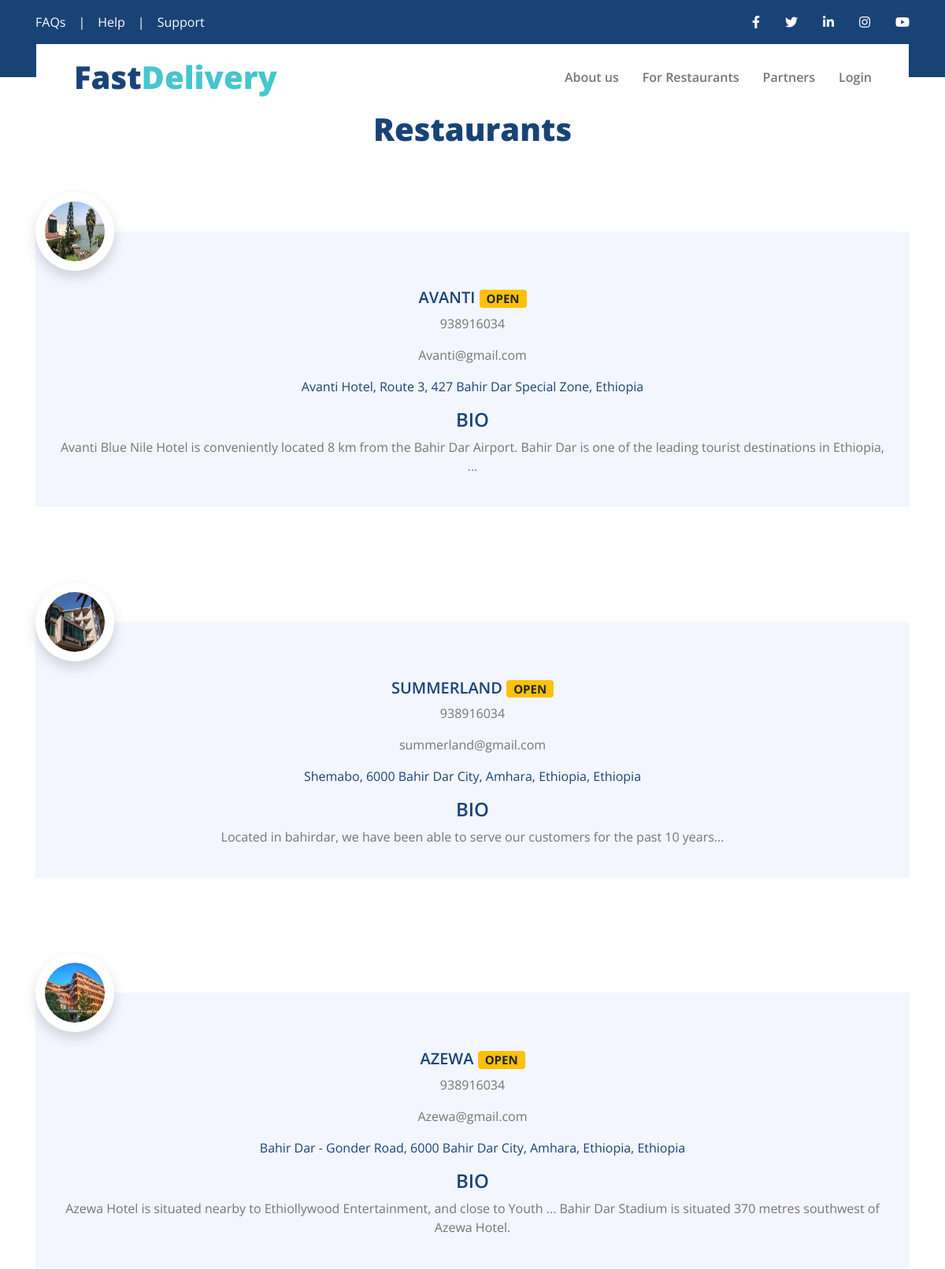
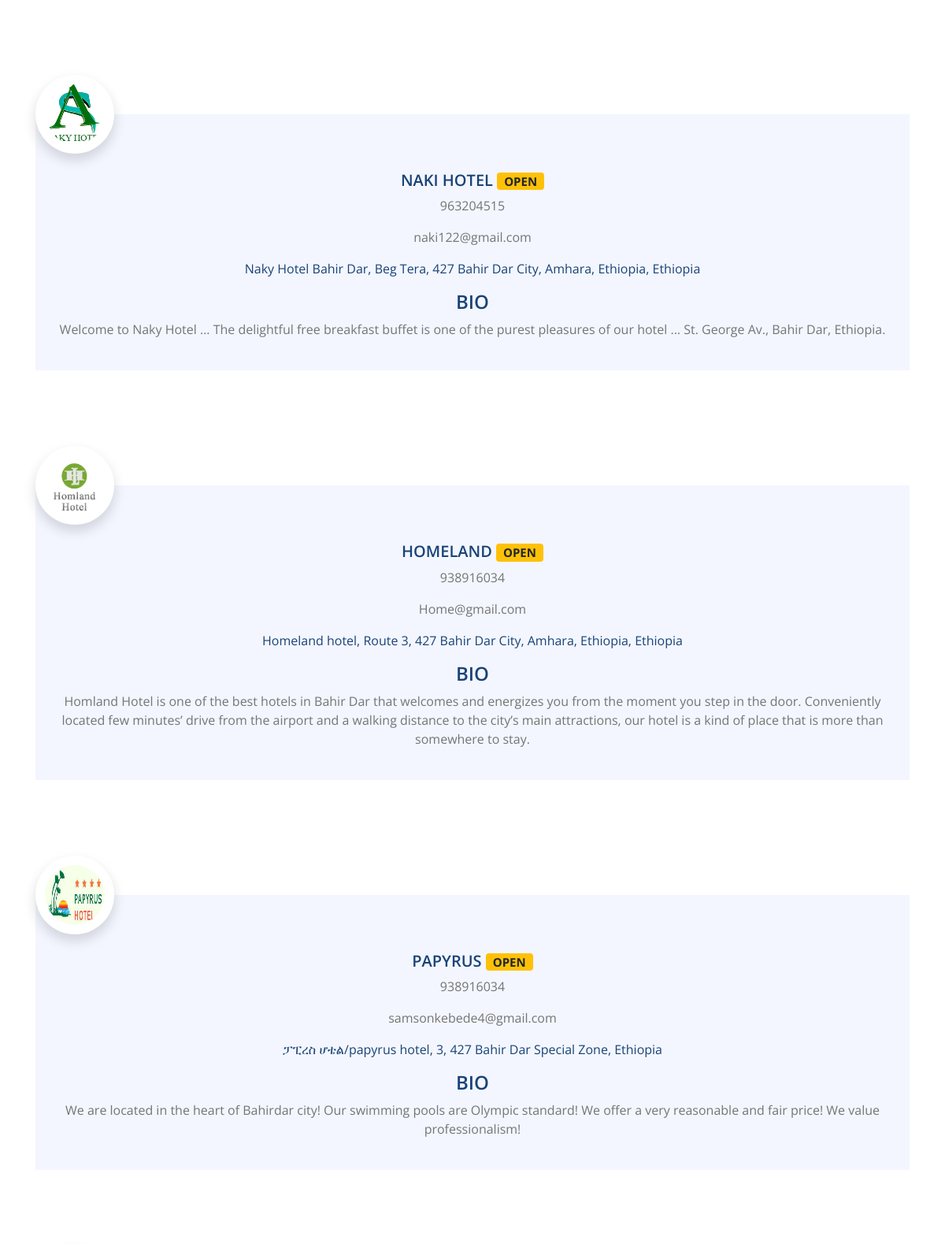
The page /restaurants/ (upper part) on the database its author committed (2 pictures, top to bottom).
### blog/models.py (models this page shows, shortened)
class rregister(models.Model):
    choice=(
        ('OPEN','OPEN'),
        ('CLOSED','CLOSED'))
    restaurant_name=models.OneToOneField(User, on_delete=models.CASCADE)
    name = models.CharField(max_length=100)
    restaurant_logo=models.ImageField(default='logo.jpg', upload_to='profile_pics')
    phone = models.IntegerField(null=True)
    Bio =models.TextField(max_length=1000000)
    email = models.EmailField(null=True)
    status=models.CharField(choices=choice,max_length=50,default='OPEN',blank=True,null=True)
    location = models.ForeignKey(Address,on_delete=models.CASCADE,blank=True,null=True)

class Address(models.Model):
    Restaurant=models.ForeignKey(User,on_delete=models.CASCADE,null=True,blank=True)
    location=models.CharField(max_length=200,null=True,blank=True)
    lat=models.FloatField(blank=True,null=True)
    long = models.FloatField(blank=True,null=True)
    def __str__(self):
        return '%s' % (self.location)

### blog/views.py (the view)
# urls.py: path('restaurants/',RestaurantListView.as_view() ,name='restaurants'),
class RestaurantListView(ListView):
    model = rregister
    template_name = 'blog/restaurant_list.html'
    context_object_name = 'restaurants'

### blog/templates/blog/restaurant_list.html (shortened to what this page needs)
{% extends 'blog/layout.html'%}
{% block content %}
 <h1 class="text-center">Restaurants {{many}}</h1>
{% for restaurant in restaurants %}
 <div class="container-fluid py-5">
  <div class="container">
      <div class=" testimonial-carousel">
          <div class="testimonial-item">
              <img class="position-relative rounded-circle bg-white shadow mx-auto" src="{{restaurant.restaurant_logo.url}}" style="width: 100px; height: 100px; padding: 12px; margin-bottom: -50px; z-index: 1;" alt="">
              <div class="bg-light text-center p-4 pt-0">
                  <a href="/user/{{restaurant.restaurant_name}}"><h5 class="font-weight-medium mt-5">{{restaurant.restaurant_name|upper|cut:'1'|cut:'.'}} <span class="badge badge-pill badge-warning">{{restaurant.status}}</span></h5></a>
                   <p>{{restaurant.phone}}</p>
                   <p>{{restaurant.email}}</p>
                        <a href="{%url 'location'%}">
                            <p>
                                {{restaurant.location}}
                            </p>
                        </a>
                    <h4>BIO</h4>
                   <p>{{restaurant.Bio}}</p>
              </div>
          </div>
      </div>
  </div>
</div>
{%endfor%}
{%endblock content%}

### rows shown on the page
rregister: restaurant_logo (picture), restaurant_name "AVANTI", status "OPEN", phone "938916034", email "Avanti@gmail.com", location "Avanti Hotel, Route 3, 427 Bahir Dar Special Zone, Ethiopia", Bio "Avanti Blue Nile Hotel is conveniently located 8 km from the Bahir Dar Airport. Bahir Dar is one of the leading tourist destinations in Ethiopia, ..."
rregister: restaurant_logo (picture), restaurant_name "SUMMERLAND", status "OPEN", phone "938916034", email "summerland@gmail.com", location "Shemabo, 6000 Bahir Dar City, Amhara, Ethiopia, Ethiopia", Bio "Located in bahirdar, we have been able to serve our customers for the past 10 years..."
rregister: restaurant_logo (picture), restaurant_name "AZEWA", status "OPEN", phone "938916034", email "Azewa@gmail.com", location "Bahir Dar - Gonder Road, 6000 Bahir Dar City, Amhara, Ethiopia, Ethiopia", Bio "Azewa Hotel is situated nearby to Ethiollywood Entertainment, and close to Youth ... Bahir Dar Stadium is situated 370 metres southwest of Azewa Hotel."
rregister: restaurant_logo (picture), restaurant_name "NAKI HOTEL", status "OPEN", phone "963204515", email "naki122@gmail.com", location "Naky Hotel Bahir Dar, Beg Tera, 427 Bahir Dar City, Amhara, Ethiopia, Ethiopia", Bio "Welcome to Naky Hotel ... The delightful free breakfast buffet is one of the purest pleasures of our hotel ... St. George Av., Bahir Dar, Ethiopia."
rregister: restaurant_logo (picture), restaurant_name "HOMELAND", status "OPEN", phone "938916034", email "Home@gmail.com", location "Homeland hotel, Route 3, 427 Bahir Dar City, Amhara, Ethiopia, Ethiopia", Bio "Homland Hotel is one of the best hotels in Bahir Dar that welcomes and energizes you from the moment you step in the door. Conveniently located few minutes’ drive from the airport and a walking distance to the city’s main attractions, our hotel is a kind of place that is more than somewhere to stay."
rregister: restaurant_logo (picture), restaurant_name "PAPYRUS", status "OPEN", phone "938916034", email "samsonkebede4@gmail.com", location "ፓፒረስ ሆቴል/papyrus hotel, 3, 427 Bahir Dar Special Zone, Ethiopia", Bio "We are located in the heart of Bahirdar city! Our swimming pools are Olympic standard! We offer a very reasonable and fair price! We value professionalism!"
